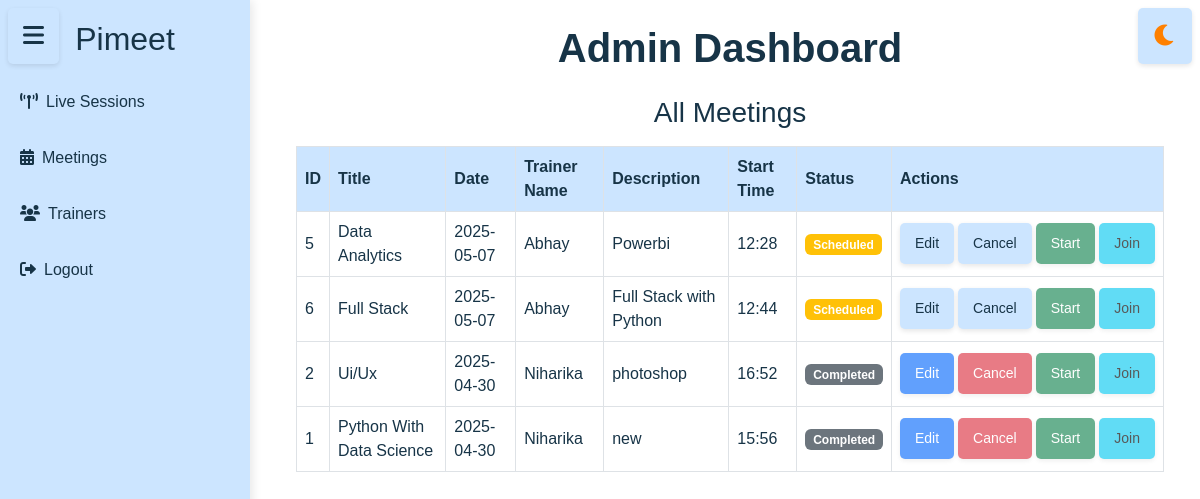
Before: /admin_dashboard with the older database file.
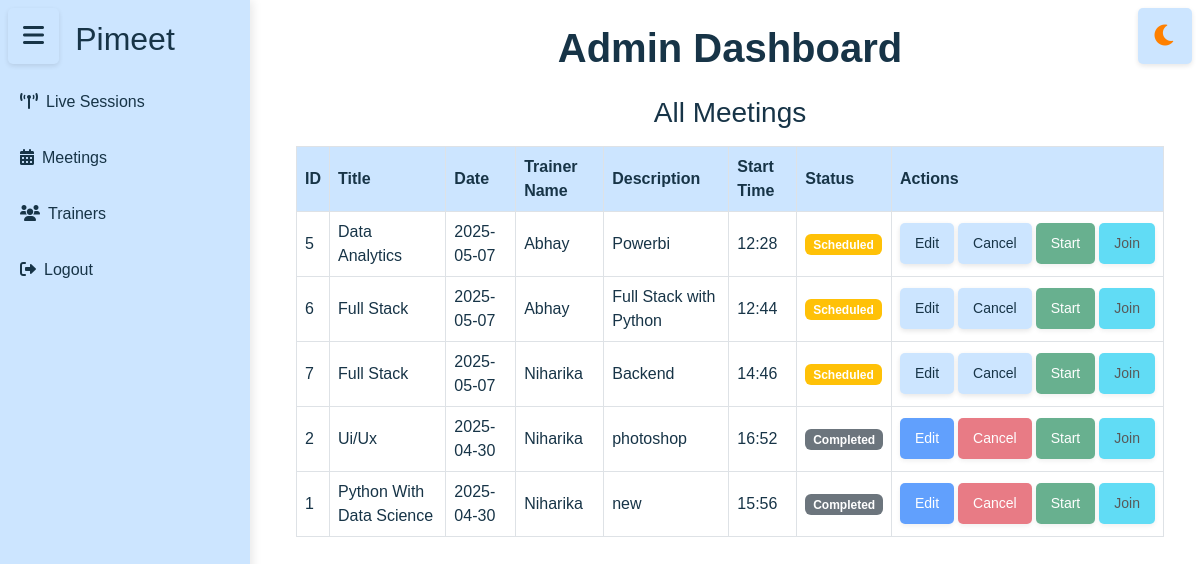
After: the same page with the newer database file.
### tables this page shows
CREATE TABLE meetings (

            id INTEGER PRIMARY KEY AUTOINCREMENT,
            title TEXT NOT NULL,
            date TEXT NOT NULL,
            time TEXT NOT NULL,
            description TEXT NOT NULL,
            trainer_id TEXT,
            meet_id TEXT UNIQUE,
            FOREIGN KEY (trainer_id) REFERENCES trainers(id)
        );

CREATE TABLE trainers (
    id TEXT PRIMARY KEY,
    trainer_id TEXT NOT NULL UNIQUE,
    name TEXT NOT NULL,
    email TEXT NOT NULL UNIQUE,
    mobile TEXT NOT NULL UNIQUE,
    status TEXT CHECK(status IN ('Active', 'Inactive')) NOT NULL,
    bio TEXT,
    profile_image BLOB
);

### app.py (the view)
@app.route('/admin_dashboard')
def admin_dashboard():
    session['user_type'] = 'admin'
    success, result = get_all_trainers_from_db()
    meetings=get_meet()
    if success:
        return render_template('admindashboard.html', trainers=result,meetings=meetings)
    else:
        return render_template('admindashboard.html', error=result)

### assign_trainer.py (called while the page is built)
def get_all_trainers_from_db():
    conn = get_db_connection()
    cursor = conn.cursor()
    try:
        cursor.execute('SELECT * FROM trainers')
        rows = cursor.fetchall()
        trainers = []
        for row in rows:
            trainers.append({
    'trainer_id': row[1],
    'name': row[2],
    'email': row[3],
    'mobile': row[4],
    'status': row[5],
    'bio': row[6],
})
        return True, trainers
    except Exception as e:
        return False, str(e)
    finally:
        conn.close()

### db.py (called while the page is built)
def get_db_connection():
    conn = sqlite3.connect(DATABASE)
    conn.row_factory = sqlite3.Row
    return conn

### templates/admindashboard.html (shortened to what this page needs)
<!DOCTYPE html>
<html lang="en">
<head>
    <link rel="stylesheet" href="https://cdnjs.cloudflare.com/ajax/libs/font-awesome/6.0.0/css/all.min.css">
    <link rel="stylesheet" href="https://cdnjs.cloudflare.com/ajax/libs/bootstrap/5.3.0/css/bootstrap.min.css">
    <link rel="stylesheet" href="{{ url_for('static', filename='css/admin_dashboard.css') }}">
</head>
<body class="light-mode">
    <button class="btn btn-outline-secondary sidebar-toggle position-fixed top-0 start-0 m-2" id="sidebarToggle">
        <i class="fas fa-bars"></i>
    </button>
    <button class="btn btn-outline-secondary theme-toggle position-fixed top-0 end-0 m-2" id="themeToggle">
        <i class="fas fa-moon"></i>
    </button>
<div class="toast-container position-fixed bottom-0 end-0 p-3">
  </div>
    <div class="sidebar " id="sidebar">
        <h2>Pimeet</h2>
        <a href="#" class="d-block my-2" onclick="showSection('live-sessions')">
    <i class="fas fa-broadcast-tower me-2"></i>Live Sessions
</a>
        <a href="#" class="d-block my-2" onclick="showSection('meetings')"><i class="fas fa-calendar-alt me-2"></i>Meetings</a>
        <a href="#" class="d-block my-2" onclick="showSection('trainers')"><i class="fas fa-users me-2"></i>Trainers</a>
        <a href="#" class="d-block my-2" onclick="handleLogout()" class="logout-link"><i class="fas fa-sign-out-alt me-2"></i>Logout</a>
    </div>
    <div class="content p-4 flex-grow-1" id="content">
        <div class="container-fluid">
            <h1 class="fw-bold mb-4 text-center">Admin Dashboard</h1>
        <div id="meetings">
            <div class="table-responsive">
                <h3 class="text-center mb-3">All Meetings</h3>
                <table class="table table-hover table-bordered align-middle">
                    <thead>
                        <tr>
                            <th>ID</th>
                            <th>Title</th>
                            <th>Date</th>
                            <th>Trainer Name</th>
                            <th>Description</th>
                            <th>Start Time</th>
                            <th>Status</th>
                            <th>Actions</th>
                        </tr>
                    </thead>
<tbody>
                        {% set all_meetings = meetings.upcoming + meetings.current + meetings.previous %}
                        {% for meeting in all_meetings %}
                          <tr>
                            <td>{{ meeting.id }}</td>
                            <td>{{ meeting.title }}</td>
                            <td>{{ meeting.date }}</td>
                            <td>{{ meeting.trainer_name}}</td>
                            <td>{{ meeting.description }}</td>
                            <td>{{ meeting.time }}</td>
                            <td>
                              {% if meeting.status == 'Scheduled' %}
                                <span class="badge bg-warning">Scheduled</span>
                              {% elif meeting.status == 'Ongoing' %}
                                <span class="badge bg-success">Ongoing</span>
                              {% else %}
                                <span class="badge bg-secondary">Completed</span>
                              {% endif %}
                            </td>
                            <td>
                              <div class="d-flex flex-nowrap gap-1 ">
                                <button class="btn btn-primary btn-sm"
                                  onclick="openEditModal('{{ meeting.id }}', '{{ meeting.title }}', '{{ meeting.date }}', '{{ meeting.time }}', '{{ meeting.description }}')"
                                  {% if meeting in meetings.previous %}disabled{% endif %}>
                                  Edit
                                </button>
                                <button class="btn btn-danger btn-sm"
                                  onclick="confirmCancel('{{ meeting.id }}')"
                                  {% if meeting in meetings.previous %}disabled{% endif %}>
                                  Cancel
                                </button>
                                <button class="btn btn-success btn-sm"
                                    onclick="window.location.href='{{ url_for('meeting_room', meeting_id=meeting.id) }}'"
                                    {% if meeting not in meetings.current %}disabled{% endif %}>
                                    Start
                                </button>
                                <button class="btn btn-info btn-sm"
                                    onclick="window.location.href='{{ url_for('meeting_room', meeting_id=meeting.id) }}'"
                                    {% if meeting not in meetings.current %}disabled{% endif %}>
                                    Join
                                </button>
                              </div>
                            </td>
                          </tr>
                        {% endfor %}
                      </tbody>
                </table>
            </div>
        </div>
    </div>
</body>
</html>

### static/css/admin_dashboard.css (style rules this page uses)
body { background-color: #000000; font-family: 'Poppins', sans-serif; color: #a9a9a9; margin: 0; padding: 0; transition: background-color 0.3s ease; }
.toast-container { position: fixed; top: 20px; right: 20px; z-index: 1055; }
.sidebar { width: 250px; height: 100vh; background: #1a1a1a; padding-top: 20px; position: fixed; top: 0; left: 0; transition: transform 0.3s ease, background-color 0.3s ease; }
.sidebar h2 { color: #ffffff; text-align: center; margin-bottom: 20px; }
.sidebar a { display: block; padding: 12px 20px; color: #a9a9a9; text-decoration: none; transition: background 0.3s, color 0.3s; }
.content { margin-left: 260px; padding: 20px; transition: margin-left 0.3s ease; }
.sidebar-toggle { position: fixed; top: 15px; left: 20px; z-index: 999; background: none; border: none; padding: 8px; border-radius: 4px; font-size: 24px; color: #4a4a4a; cursor: pointer; transition: color 0.3s ease; }
.table th { background-color: #333333; color: #ffffff; vertical-align: middle; }
.table td { background-color: #1a1a1a; color: #a9a9a9; }
.light-mode { background-color: #ffffff; color: #173447; }
.light-mode .sidebar { background-color: #cce5ff; box-shadow: 2px 0 10px rgba(0, 0, 0, 0.1); }
.light-mode .sidebar h2 { color: #173447; }
.light-mode .sidebar a { color: #173447; }
.light-mode .content { color: #173447; }
.light-mode .table th { background-color: #cce5ff; color: #173447; }
.light-mode .table td { background-color: #ffffff; color: #173447; }
.light-mode .sidebar-toggle { color: #173447; }
.light-mode .theme-toggle { color: #ff8000; }
.light-mode button { background-color: #cce5ff; color: #173447; border: none; padding: 10px 15px; border-radius: 5px; cursor: pointer; transition: background-color 0.3s ease, color 0.3s ease, box-shadow 0.3s ease; box-shadow: 0 2px 5px rgba(0, 0, 0, 0.1); }
.theme-toggle { position: fixed; top: 15px; right: 60px; z-index: 1000; font-size: 24px; color: #4a4a4a; cursor: pointer; transition: color 0.3s ease; }
.theme-toggle { margin-top: 8px; margin-right: 20px; }
.theme-toggle, .profile-toggle { background: none; border: none; cursor: pointer; font-size: 1.5rem; color: #444; }

Changed rows visible on the page:
added meetings: id "7", title "Full Stack", date "2025-05-07", trainer_name "Niharika", description "Backend", time "14:46", shows "Scheduled"
